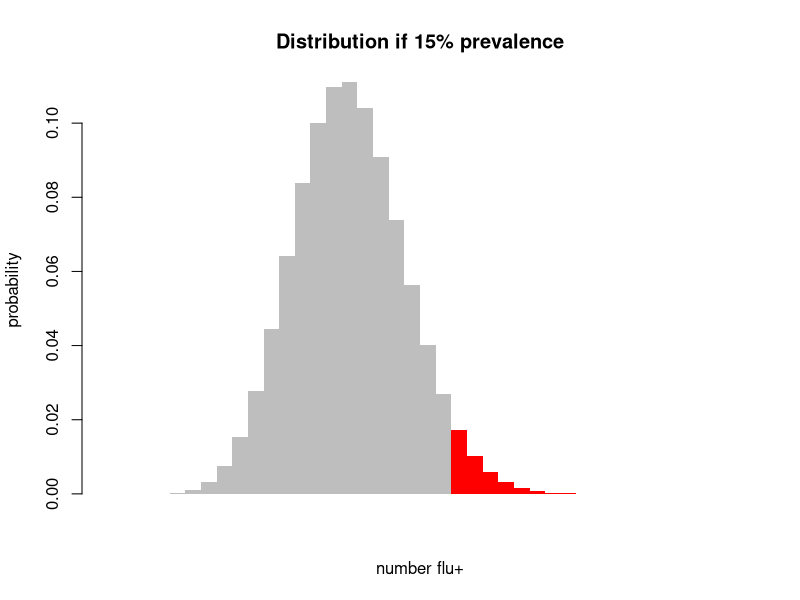
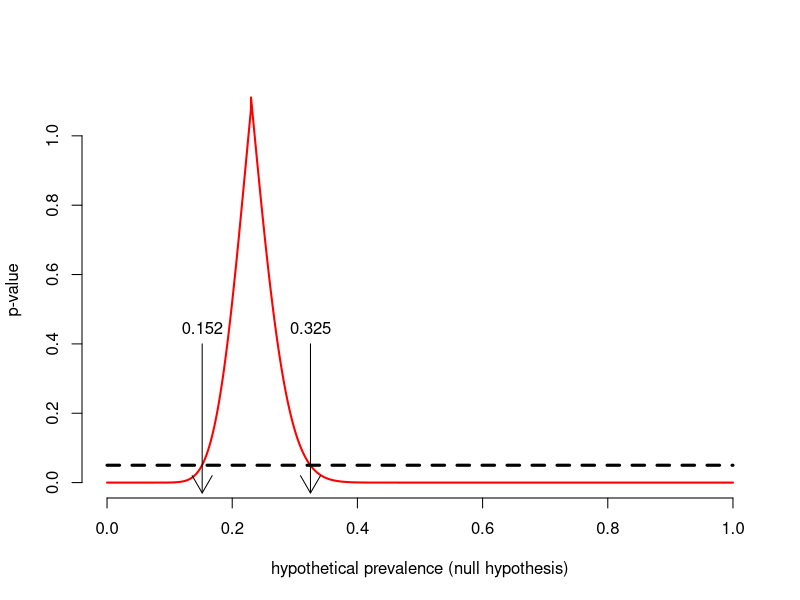
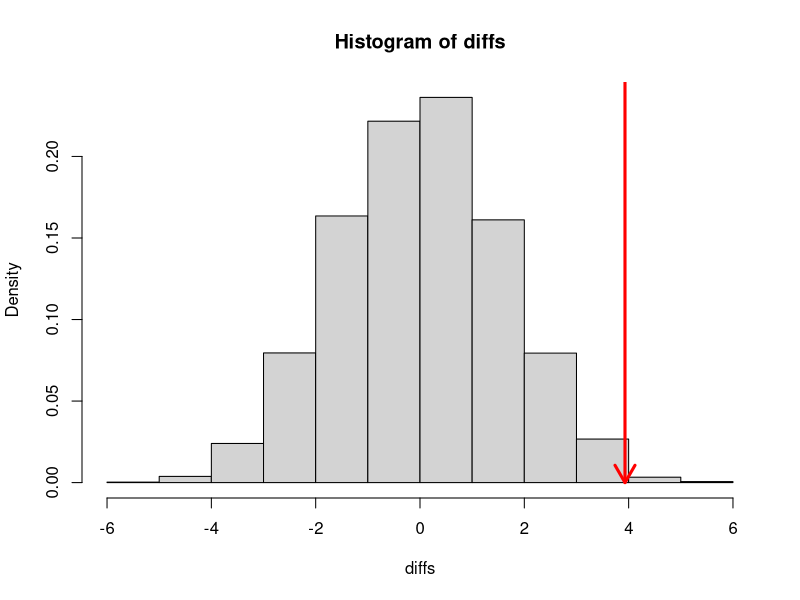

Here is the R script that generated these plots, in order:
##################################################
# Introduction to Hypothesis Testing
# Introduction to Biological Statistics
# CCBB Fall 2015
##################################################
# Spencer Fox
##################################################
# Some code/ideas adapted from the MMED workshop Summer 2015
# Those materials can be found here, and I highly suggest 
# the workshop for gaining experience in epidemiological modeling
# http://mmed2015.ici3d.org/schedule.html
# License: http://mmed2015.ici3d.org/license.html
##################################################

# Last week we spoke about generating our own data, 
# and using likelihood for parameter estimation.
# This week we will be exploring how we can use probability
# distributions, simulation, and permutation tests to investigate
# hypotheses about our data.
# First set a seed, which makes it so everyone who runs this script gets the same
# "random" results -- The number inside can be any number, like for example
# I chose the number 6 in support of Drake who is from Toronto and nicknamed it "The 6" 
rm(list=ls())
set.seed(6)

# Let's start with a familiar example:
# You're an epidemiologist tracking the flu during a pandemic, and you've sampled 
# 100 people from our population, and you've found 25 people to be sick.
# What can we say about the true prevalence? 
numPos <- 23
size <- 100

# Let's test a null hypothesis. Do our data support a null hypothesis that
# the true prevalence is 15%?
# This is the same as asking what is the probability of seeing a more extreme value
# than 20 given a true distribution of 15%?
# First we need to set our alpha value -- Our threshold for significance
alpha <- 0.05

# So let's look at our null distribution (This assumes 15% prevalence)
# What are the possible values we could have gotten positive from our sample of 100 people?
pos <- 0:100

# The probability of getting these values with 15% prevalence
hypPrev <- 0.15
prob <- dbinom(pos, size=size, prob=hypPrev)

# Which of these values are as extreme or more extreme than our value
extremeVals <- pos[pos>=numPos]

# Create a color vector for our plot and make extreme values red
color.vec <- rep("grey", size+1)
color.vec[extremeVals] <- "red"

# Plot our hypothetical distribution of samples if the true prevalence was 15%
# red bars indicate samples more extreme than ours (one tail)
barplot(prob,
        xlab = "number flu+",
        ylab = "probability",
        col = color.vec ,
        border = NA,
        main = "Distribution if 15% prevalence",
        space = 0,
        xlim = c(0, 40))

# So that's a great visual, but how do we figure out that probability?
# There are two probability functions we didn't speak about last week: p and q
# p (default) - calculates the probability of getting a value 
# smaller than or equal to our sample. Cumulative distribution function
# q (default) - calculates the value that has a cumulative 
# distribution of a certain probability. Inverse cumulative distribution function
# These functions give inverse values: 
pnorm(0)
qnorm(0.5)

# So what is the probability of seeing something more extreme than our value?
pVal <- pbinom(numPos, size = size, prob = hypPrev)

# Why do I find 1- the probability?
pVal <- 1- pVal
# We could have also done this directly:
# pVal <- pbinom(numPos, size = size, prob = 0.15, lower.tail = FALSE)

pVal
# Is that our p value? Not quite, but almost! What other values would be
# more extreme than that value? 
pVal <- 2*pVal
pVal
pVal < alpha

# Our p-value is significant with our threshold, but what does this mean?
# Our data support a rejection of the null hypothesis that the true prevalence is 15%
# We could also do this a different way. We can reject the null hypothesis
# if our data our more extreme than 95% of the samples under our null, so we can find the
# values for the 95% CI and compare to our data:
hypCI <- qbinom(p = c(0.025,0.975), size = size, prob = hypPrev)
hypCI

# Before going on, let's go back, and see what happens with a hypothetical prevalence of 20%


####################################################
# So hopefully you can see we could use this method to 
# find all hypothetical prevalences our data support, so let's do that
possibleTruePrevalence <- seq(from = 0, to = 1, length.out = 10000)

findPVal <- function(hypPrev, numPos, size){
  if(numPos < hypPrev*size)
  {
    pValOneSide <- pbinom(numPos, size, hypPrev, lower.tail = TRUE)
  }else{
    pValOneSide <- pbinom(numPos-1, size, hypPrev, lower.tail = FALSE)
  }
  2*pValOneSide
}

pVals <- sapply(X = possibleTruePrevalence, FUN = findPVal, numPos = numPos, size=size)

# Let's look at this in a plot
plot(possibleTruePrevalence, pVals, xlab = "hypothetical prevalence (null hypothesis)", ylab = "p-value",
     lwd = 2, bty = "n", type = "l", cex.lab = 1, col = "red")
## Draw a line at the alpha = .05 cutoff.
segments(0, .05, 1, .05, lty = 2, lwd = 3)

# What true prevalences can we not reject with our data?

nonRejected <- possibleTruePrevalence[pVals > .05]
ci <- range(nonRejected)
ci

## Now plot the CI bounds
ci.l <- round(ci[1],3)
ci.u <- round(ci[2],3)
arrows(ci.l, .4, ci.l, -.03, length = .2)
arrows(ci.u, .4, ci.u, -.03, length = .2)
text(ci.l,.4, ci.l,cex = 1,pos = 3)
text(ci.u,.4, ci.u,cex = 1,pos = 3)

###########################################
# Permutation Tests
###########################################
# Okay new example
# You are a fish researcher, and you're investigating the influence of 
# hormones on the weight (measured in grams) of your fish
# You set up an experiment to test whether hormones influence their weight
# These are your data from 10 fish for each treatment:
hormoneWt <- c(35.2, 38.3, 36.4, 32.1, 37.8, 32.6, 29.3, 37.3, 38.9, 40.1)
controlWt <- c(30.1, 35.4, 32.3, 28.5, 29.4, 29.1, 33.6, 34.3, 31.2, 34.8)

mean(hormoneWt)
sd(hormoneWt)
mean(controlWt)
sd(controlWt)

# So did the treatment have any effect on the fish weight?
# It's hard to tell, we could make an assumption, and say that the fish weight
# is probably normally distributed, and then run 
# a test similar to the example above right? 
# But what if we don't want to make that assumption?
# This is where permutation tests come in to play. So how should the means of the 
# hormone and control groups compare if there was no effect?
# Under a null hypothesis, how do we expect the treatment group to influence the fish weight?


# Right, so if there is not effect, then the treatment identity shouldn't influence the results, 
# so we can shuffle the identities and their should be no influence on our data.
# So what is the difference in means we saw in our data?
ourDiff <- mean(hormoneWt) - mean(controlWt)

# Let's now create a dataframe that holds our identities and values
treatmentState <- c(rep("control",10), rep("treatment", 10))
weights <- c(controlWt, hormoneWt)
fishData <- data.frame (treatmentState, weights)

permuteIDs <- function(data){
  # Function takes in two column data frame, shuffles the column
  # "treatmentState", and then calculates the mean difference
  # in weights of the two treatment classes
  data$shuffledTreatment <- sample(data$treatmentState)
  mean(data$weights[data$shuffledTreatment=="treatment"]) - 
    mean(data$weights[data$shuffledTreatment=="control"])
}

permuteIDs(fishData)

# Run that a lot of times, and look at that distribution
diffs <- vector(mode = "numeric", length = 10000)
for(i in 1:10000){
  diffs[i] <- permuteIDs(fishData) 
}

# Plot the results of the test
hist(diffs, freq = FALSE)
arrows(x0 = ourDiff, y0 = 0.8, x1 = ourDiff, y1 = 0, length = .2, col="red",lwd=3)
 
# What does this mean about the treatment group?
# Let's find a confidence interval
fishCI <- quantile(x = diffs, probs = c(0.025, 0.975))
fishCI
ourDiff > fishCI




